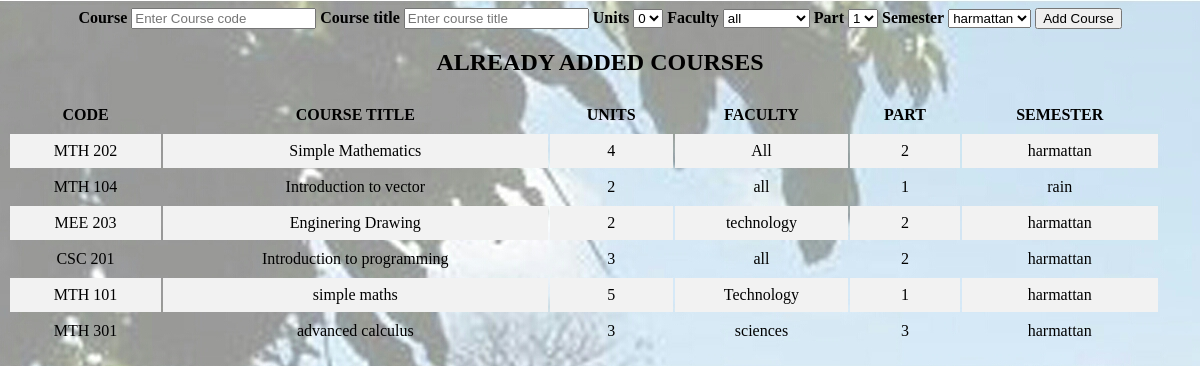
Page /add_course.php on the committed database.
### tables this page shows
CREATE TABLE `courses` (
  `id` int(6) NOT NULL,
  `title` varchar(30) NOT NULL,
  `code` varchar(20) NOT NULL,
  `units` int(20) NOT NULL,
  `faculty` varchar(30) NOT NULL,
  `part` varchar(20) NOT NULL,
  `semester` varchar(30) NOT NULL
);

### functions/database.php (called while the page is built, shortened)
<?php
function fetch_custom($connect, $sql)
{
	$query = mysqli_query($connect,$sql) or die(mysqli_error($connect));
	return $query;
}
?>

### add_course.php (the view, shortened to what this page needs)
<?php
	include 'functions/database.php';
		$connect= $GLOBALS['connect'];
	$sql = "SELECT * FROM `courses`";
	$course_list = fetch_custom($connect, $sql);
?>
<!DOCTYPE html>
<html>
<head>
</head>
<body>
<center>
	<form method="POST">
		<strong>Course</strong>
	<input type="text" name="course" required placeholder="Enter Course code">
		<strong>Course title</strong>
		<input type="text" name="title" required placeholder="Enter course title">
		<strong>Units</strong>
		<select name="units">
			<option value="0">0 </option>
		</select>
		<strong>Faculty</strong>
		<select name="faculty">
			<option value="all">all </option>
		</select>
		<strong>Part </strong>
		<select name="part">
			<option value="1"> 1 </option>
		</select>
		<strong>Semester</strong>
		<select name="semester">
			<option value="harmattan"> harmattan </option>
		</select>
		<input type="submit" value="Add Course" name="add_course">
	</form>
</center>
		<div style="overflow-x: auto;">
        <h2 align="center"> ALREADY ADDED COURSES </h2>
		<table>
		<tr>
				<th>CODE</th>
				<th>COURSE TITLE</th>
				<th> UNITS </th>
				<th> FACULTY </th>
				<th> PART </th>
				<th> SEMESTER </th>
				<th></th>
			</tr>
				<?php
				if(isset($course_list) && $course_list != NULL && !empty($course_list) )
				{
					while ($row = mysqli_fetch_array($course_list)) {
				?>
			<tr>
				<td> <?=  $row['code']?></td>
				<td>  <?= $row['title'] ?></td>
				<td><?=$row['units'] ?> </td>
				<td><?=$row['faculty'] ?> </td>
				<td><?=$row['part'] ?> </td>
				<td><?=$row['semester'] ?> </td>
			</tr>
				<?php
						}
					}
					else
					{
						"No courses for you yet";
					}
				?>
		</table>
	</div>
</body>
</html>

### add_course.php (style rules this page uses)
body { background-image: url(./index.jpg); }
table { width: 100%; }
th,td { text-align: center; padding: 8px; }
tr:nth-child(even) { background-color: #f2f2f2 }

### rows in the picture
courses: code "MTH 202", title "Simple Mathematics", units "4", faculty "All", part "2", semester "harmattan"
courses: code "MTH 104", title "Introduction to vector", units "2", faculty "all", part "1", semester "rain"
courses: code "MEE 203", title "Enginering Drawing", units "2", faculty "technology", part "2", semester "harmattan"
courses: code "CSC 201", title "Introduction to programming", units "3", faculty "all", part "2", semester "harmattan"
courses: code "MTH 101", title "simple maths", units "5", faculty "Technology", part "1", semester "harmattan"
courses: code "MTH 301", title "advanced calculus", units "3", faculty "sciences", part "3", semester "harmattan"
